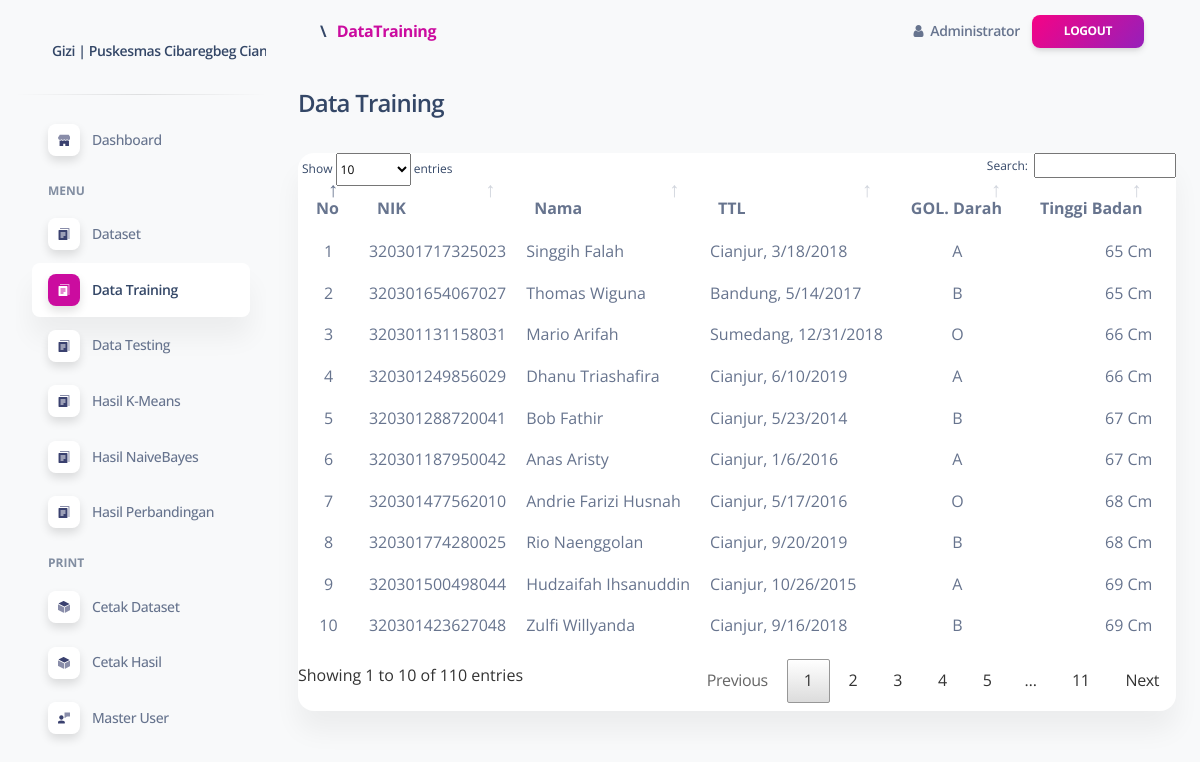
Page /portal/media.php?module=dataTraining (signed in) on the committed database.
### tables this page shows
CREATE TABLE `dataset` (
  `id` int(255) NOT NULL,
  `nik` varchar(255) NOT NULL,
  `nama` varchar(255) NOT NULL,
  `tb` varchar(255) NOT NULL,
  `bb` varchar(255) NOT NULL,
  `jenisKelamin` varchar(255) NOT NULL,
  `tanggalLahir` varchar(20) NOT NULL,
  `golDar` varchar(10) NOT NULL,
  `tempatLahir` varchar(255) NOT NULL,
  `jenisData` varchar(255) NOT NULL,
  `IMT_status` varchar(255) NOT NULL
);

### portal/module/dataTraining/index.php (the view)
<div class="row">
    <div class="col-sm-12">
        <?php
        include_once '../../config/koneksi.php';
        $query = mysqli_query($conn, "SELECT * FROM dataset WHERE jenisData='training'");
        ?>
        <h4>Data Training</h4><br>
        <div class="col-sm-12">
            <div class="card">
                <div class="card-body px-0 pt-0 pb-2">
                    <div class="table-responsive p-0">
                        <table class="table" id="datatablesDataset">
                            <thead class="thead-dark">
                                <tr>
                                    <th scope="col" align="center">No</th>
                                    <th scope="col">NIK</th>
                                    <th scope="col">Nama</th>
                                    <th scope="col">TTL</th>
                                    <th scope="col">GOL. Darah</th>
                                    <th scope="col">Tinggi Badan</th>
                                    <th scope="col">Berat Badan</th>
                                </tr>
                            </thead>
                            <tbody>
                                <?php if (mysqli_num_rows($query) > 0) { ?>
                                    <?php
                                    $no = 1;
                                    while ($data = mysqli_fetch_array($query)) {
                                    ?>
                                        <tr>
                                            <td align="center"><?php echo $no ?></td>
                                            <td><?php echo $data["nik"]; ?></td>
                                            <td><?php echo $data["nama"]; ?></td>
                                            <td><?php echo $data["tempatLahir"] . ", " . $data["tanggalLahir"]; ?></td>
                                            <td align="center"><?php echo $data["golDar"]; ?></td>
                                            <td align="right"><?php echo $data["tb"]; ?> Cm</td>
                                            <td align="right"><?php echo $data["bb"]; ?> Kg</td>
                                        </tr>
                                    <?php $no++;
                                    } ?>
                                <?php } ?>
                            </tbody>
                        </table>
                    </div>
                </div>
            </div>
        </div>

### portal/layout/head.php (style rules this page uses)
th { text-align: left; }

### rows in the picture
dataset: nik "320301717325023", nama "Singgih Falah", tempatLahir "Cianjur", tanggalLahir "3/18/2018", golDar "A", tb "65"
dataset: nik "320301654067027", nama "Thomas Wiguna", tempatLahir "Bandung", tanggalLahir "5/14/2017", golDar "B", tb "65"
dataset: nik "320301131158031", nama "Mario Arifah", tempatLahir "Sumedang", tanggalLahir "12/31/2018", golDar "O", tb "66"
dataset: nik "320301249856029", nama "Dhanu Triashafira", tempatLahir "Cianjur", tanggalLahir "6/10/2019", golDar "A", tb "66"
dataset: nik "320301288720041", nama "Bob Fathir", tempatLahir "Cianjur", tanggalLahir "5/23/2014", golDar "B", tb "67"
dataset: nik "320301187950042", nama "Anas Aristy", tempatLahir "Cianjur", tanggalLahir "1/6/2016", golDar "A", tb "67"
dataset: nik "320301477562010", nama "Andrie Farizi Husnah", tempatLahir "Cianjur", tanggalLahir "5/17/2016", golDar "O", tb "68"
dataset: nik "320301774280025", nama "Rio Naenggolan", tempatLahir "Cianjur", tanggalLahir "9/20/2019", golDar "B", tb "68"
dataset: nik "320301500498044", nama "Hudzaifah Ihsanuddin", tempatLahir "Cianjur", tanggalLahir "10/26/2015", golDar "A", tb "69"
dataset: nik "320301423627048", nama "Zulfi Willyanda", tempatLahir "Cianjur", tanggalLahir "9/16/2018", golDar "B", tb "69"

### other values in the picture
TITLE "Gizi | Puskesmas Cibaregbeg…"
implode(" <span style='padding:6px'>\</span> ",$bc) "\\"
$bread['text'] "DataTraining"
$_SESSION['nama'] "Administrator"
